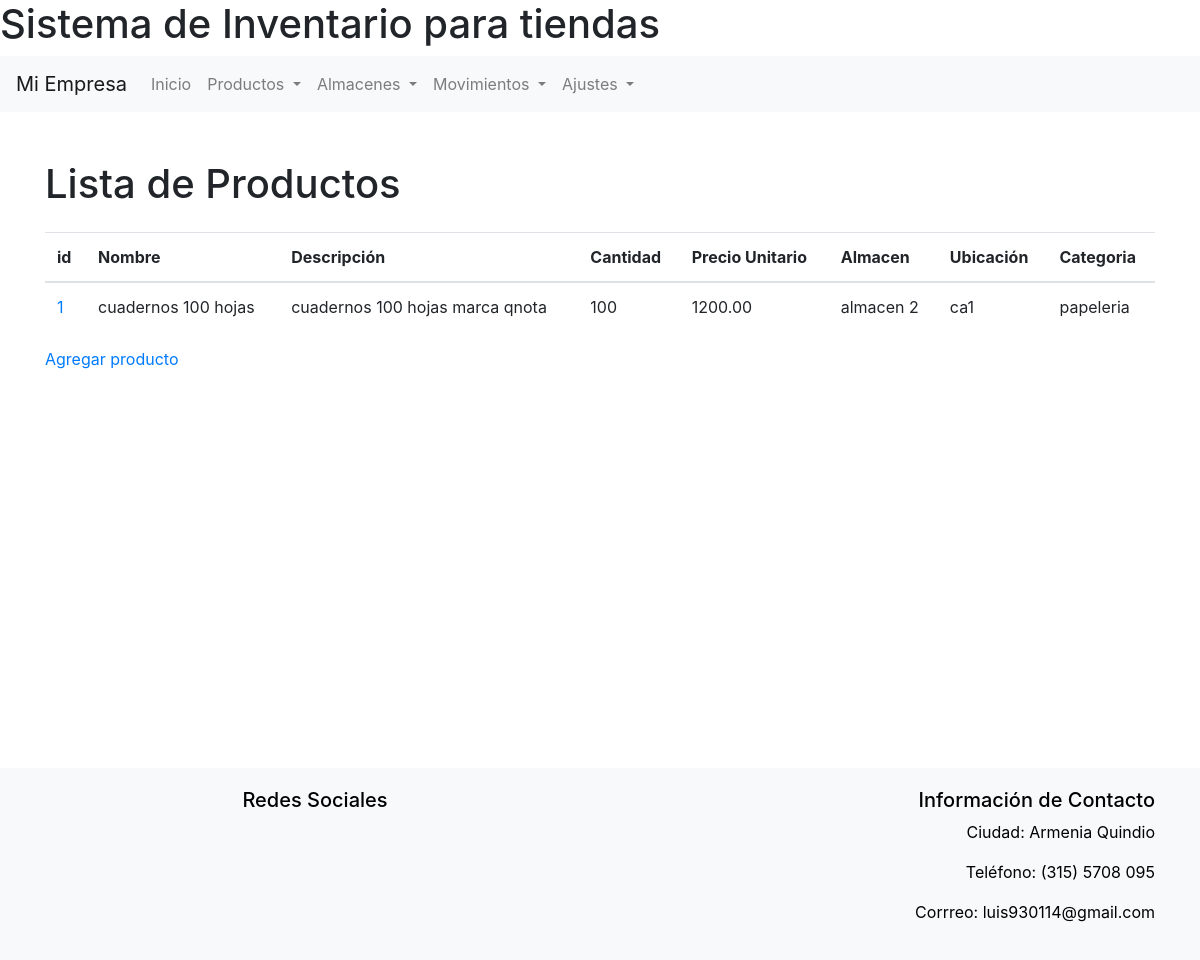
Before: /productos/ (signed in) with the older database file.
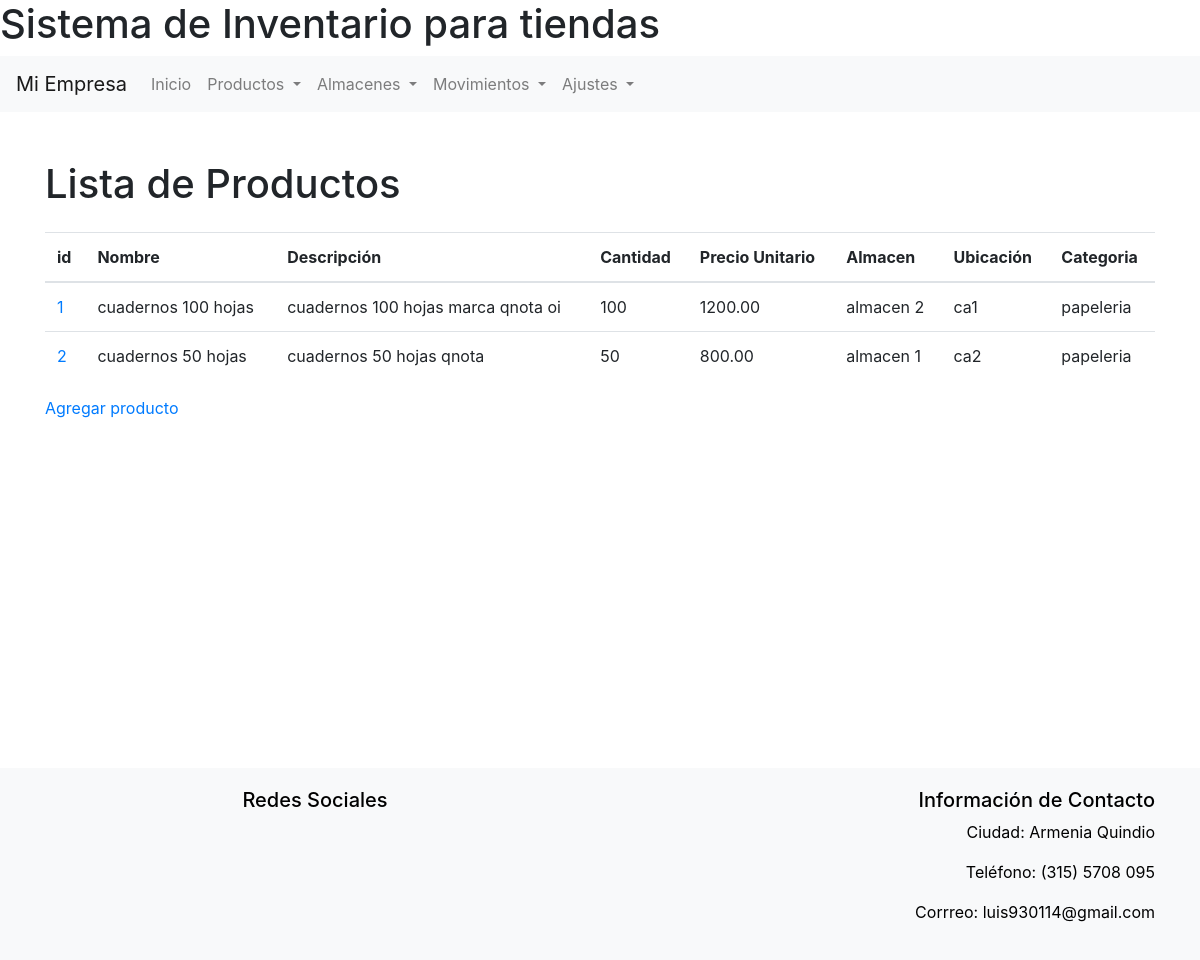
After: the same page with the newer database file.
### inventario/models.py (models this page shows, shortened)
class Producto(models.Model):
    nombre = models.CharField(max_length=100)
    descripcion = models.TextField()
    cantidad = models.PositiveIntegerField(default=0)
    precio = models.DecimalField(max_digits=10, decimal_places=2)
    almacen = models.ForeignKey(Almacen, on_delete=models.CASCADE)
    ubicacion = models.ForeignKey(Ubicacion, on_delete=models.CASCADE)
    categoria = models.CharField(max_length=100)

class Almacen(models.Model):
    nombre = models.CharField(max_length=100)
    direccion = models.CharField(max_length=200)

class Ubicacion(models.Model):
    nombre = models.CharField(max_length=100)
    descripcion = models.TextField()
    almacen = models.ForeignKey(Almacen, on_delete=models.CASCADE)

### inventario/views.py (the view)
# urls.py: path('productos/', ListaProductos.as_view(), name='lista_productos'),
@method_decorator(login_required, name='dispatch')
class ListaProductos(ListView):
    model = Producto
    template_name = 'producto/lista_productos.html'
    context_object_name = 'productos'

### inventario/templates/producto/lista_productos.html (shortened to what this page needs)
{% extends 'base.html' %}
{% block content %}
<div class="container mt-5">
    <h1 class="mb-4">Lista de Productos</h1>
    <table id="movimientos-table" class="table">
        <thead>
            <tr>
                <th>id</th>
                <th>Nombre</th>
                <th>Descripción</th>
                <th>Cantidad</th>
                <th>Precio Unitario</th>
                <th>Almacen</th>
                <th>Ubicación</th>
                <th>Categoria</th>
            </tr>
        </thead>
        <tbody>
            {% for producto in productos %}
            <tr>
                <td><a href="{% url 'detalle_producto' producto.pk %}">{{ producto.id }}</a></td>
                <td>{{ producto.nombre }}</td>
                <td>{{ producto.descripcion }}</td>
                <td>{{ producto.cantidad }}</td>
                <td>{{ producto.precio }}</td>
                <td>{{ producto.almacen.nombre }}</td>
                <td>{{ producto.ubicacion.nombre }}</td>
                <td>{{ producto.categoria }}</td>
            </tr>
            {% endfor %}
        </tbody>
    </table>
    <a href="{% url 'agregar_producto' %}">Agregar producto</a>
</div>
{% endblock %}

Changed rows visible on the page:
changed Producto "cuadernos 100 hojas": descripcion "cuadernos 100 hojas marca qnota" → "cuadernos 100 hojas marca qnota oi"
added Producto: id "2", nombre "cuadernos 50 hojas", descripcion "cuadernos 50 hojas qnota", cantidad "50", precio "800.00", almacen.nombre "almacen 1", ubicacion.nombre "ca2", categoria "papeleria"
